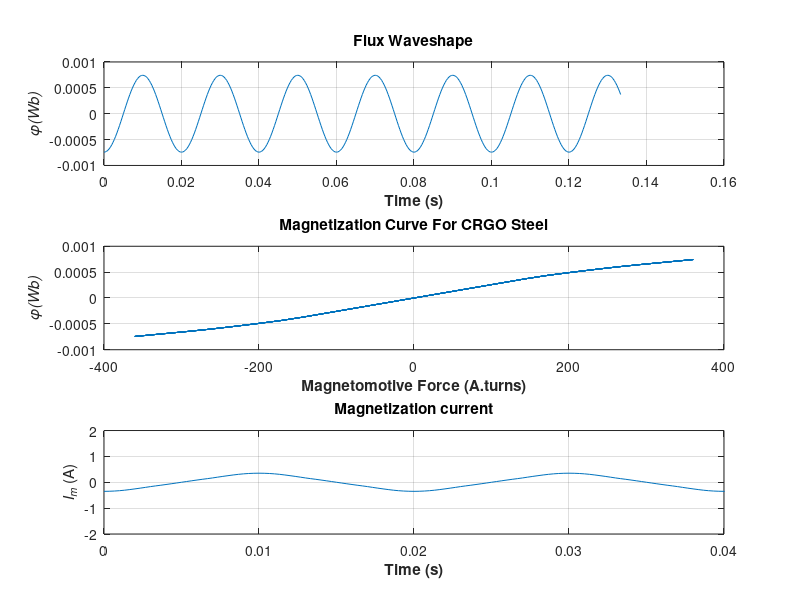

Write MATLAB code to recreate this figure.
load mag_curve_1.dat;
mmf_data = mag_curve_1(:,1);
flux_data = mag_curve_1(:,2);

% Initialize values
VM = 240;                   % Maximum voltage (V)
NP = 1028;                   % Number of turns


% Calculate angular velocity for 50 Hz
freq = 50;                 
w = 2 * pi * freq;

% Calculate flux versus time
time = 0:1/3000:2/15;       % 0 to 1/30 sec
flux = -VM/(w*NP) * cos(w .* time);

% Calculate the mmf corresponding to a given flux
% using the 's interpolation function.
mmf = interp1(flux_data,mmf_data,flux);

% Calculate the magnetization current
im = mmf / NP;


% Plot the magnetization current.
figure(1)

subplot(3,1,1);
plot(time,flux);
title ('\bfFlux Waveshape');
xlabel ('\bfTime (s)');
ylabel ('\bf\it\phi(Wb)');
grid on;
%axis([0 0.04 -2 2]);

subplot(3,1,2);
plot(mmf,flux);
title ('\bfMagnetization Curve For CRGO Steel');
xlabel ('\bfMagnetomotive Force (A.turns)');
ylabel ('\bf\it\phi(Wb)');
grid on;
%axis([0 0.04 -2 2]);

subplot(3,1,3);
plot(time,im);
title ('\bfMagnetization current');
xlabel ('\bfTime (s)');
ylabel ('\bf\itI_{m} \rm(A)');
axis([0 0.04 -2 2]);
grid on;



